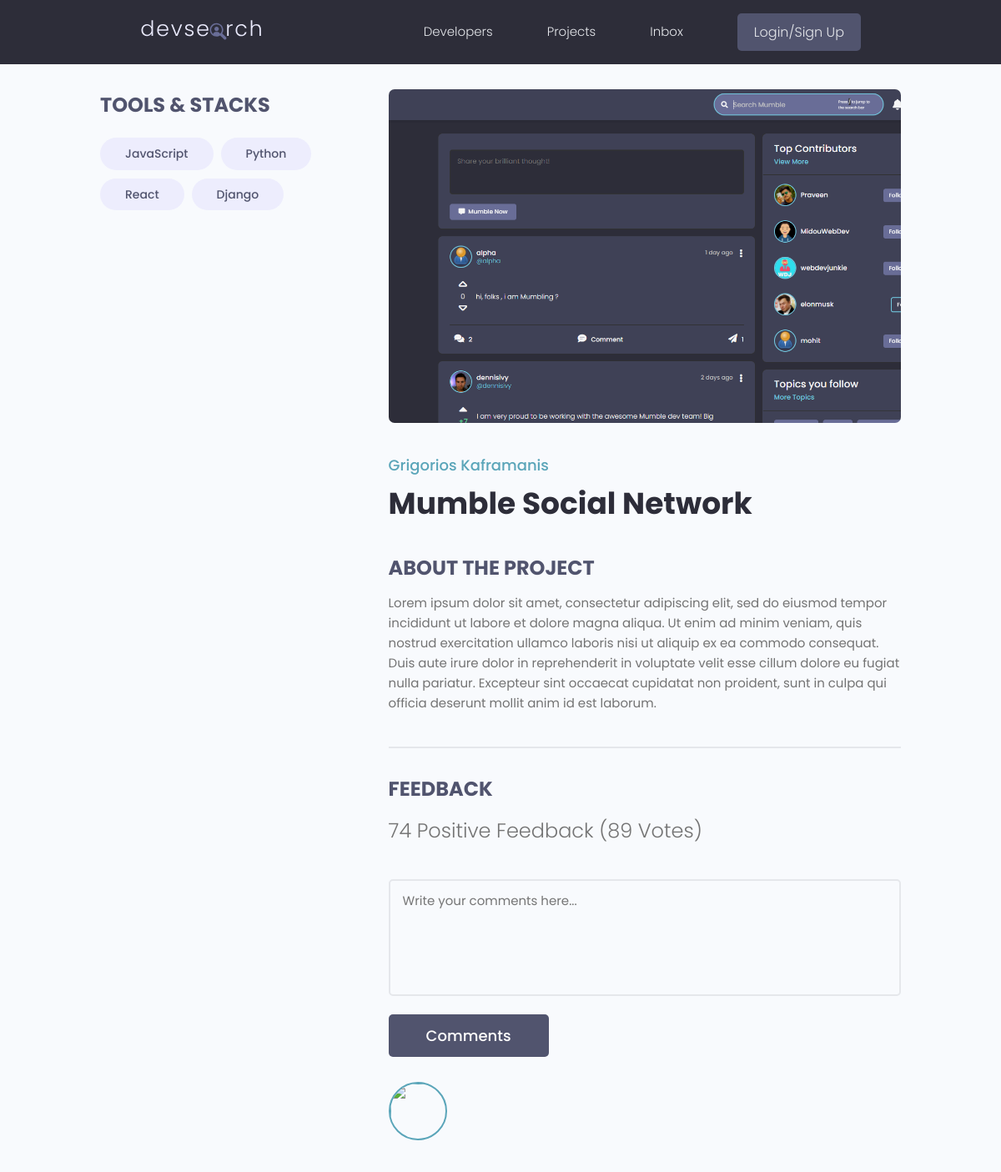
The app's page /projects/project/9ec316cd-4abd-421f-b24a-e842ff727b22/ with its own data.
### projects/models.py (models this page shows, shortened)
class Tag(models.Model):
    name = models.CharField(max_length=200)
    created = models.DateTimeField(auto_now_add=True)
    id = models.UUIDField(default=uuid.uuid4, unique=True, primary_key=True, editable=False)
    def __str__(self):
        return self.name

class Project(models.Model):
    owner = models.ForeignKey(Profile, null=True, blank=True, on_delete=models.SET_NULL)
    title = models.CharField(max_length=200)
    description = models.TextField(null=True, blank=True)
    featured_image = models.ImageField(null=True, blank=True, default="default.jpg")
    demo_link = models.CharField(max_length=2000, null=True, blank=True)
    source_link = models.CharField(max_length=2000, null=True, blank=True)
    tags = models.ManyToManyField("Tag", blank=True)
    vote_total = models.IntegerField(default=0, null=True, blank=True)
    vote_ratio = models.IntegerField(default=0, null=True, blank=True)
    created = models.DateTimeField(auto_now_add=True)
    id = models.UUIDField(default=uuid.uuid4, unique=True, primary_key=True, editable=False)

### users/models.py (models this page shows, shortened)
class Profile(models.Model):
    user = models.OneToOneField(User, on_delete=models.CASCADE, null=True, blank=True)
    name = models.CharField(max_length=200, blank=True, null=True)
    email = models.EmailField(max_length=500, blank=True, null=True)
    username = models.CharField(max_length=200, blank=True, null=True)
    location = models.CharField(max_length=200, blank=True, null=True)
    short_intro = models.CharField(max_length=200, blank=True, null=True)
    bio = models.TextField(blank=True, null=True)
    profile_image = models.ImageField(null=True, blank=True, upload_to="profiles/", default="profiles/user-default.png")
    social_github = models.CharField(max_length=200, blank=True, null=True)
    social_twitter = models.CharField(max_length=200, blank=True, null=True)
    social_linkedin = models.CharField(max_length=200, blank=True, null=True)
    social_facebook = models.CharField(max_length=200, blank=True, null=True)
    social_website = models.CharField(max_length=200, blank=True, null=True)
    created = models.DateTimeField(auto_now_add=True)
    id = models.UUIDField(default=uuid.uuid4, unique=True, primary_key=True, editable=False)

### projects/views.py (the view)
# urls.py: path("project/<str:pk>/", views.project, name="project"),
def project(request, pk):
    project_obj = Project.objects.get(id=pk)
    return render(request, "projects/single-project.html", {"project": project_obj})

### projects/templates/projects/single-project.html (shortened to what this page needs)
{% extends "base.html" %}
{% block content %}
  <main class="singleProject my-md">
    <div class="container">
      <div class="layout">
        <div class="column column--1of3">
          <h3 class="singleProject__subtitle">Tools & Stacks</h3>
          <div class="singleProject__toolStack">
            {% for tag in project.tags.all %}
              <span class="tag tag--pill tag--sub tag--lg">
              <small>{{ tag }}</small>
            </span>
            {% endfor %}
          </div>
        </div>
        <div class="column column--2of3">
          <img class="singleProject__preview" src="{{ project.featured_image.url }}" alt="portfolio thumbnail"/>
          <a href="{% url "user-profile" project.owner.id %}" class="singleProject__developer">{{ project.owner.name }}</a>
          <h2 class="singleProject__title">{{ project.title }}</h2>
          <h3 class="singleProject__subtitle">About the Project</h3>
          <div class="singleProject__info">
            {{ project.description }}
          </div>
          <div class="comments">
            <h3 class="singleProject__subtitle">Feedback</h3>
            <h5 class="project--rating">
              {{ project.vote_ratio }} Positive Feedback ({{ project.vote_total }} Vote{{ project.vote_total|pluralize:"s" }})
            </h5>
            <form class="form" action="#" method="POST">
              <div class="form__field">
                <textarea class="input input--textarea" name="message" id="formInput#textarea"
                          placeholder="Write your comments here..."></textarea>
              </div>
              <input class="btn btn--sub btn--lg" type="submit" value="Comments"/>
            </form>
            <div class="commentList">
              <div class="comment">
                <a href="">
                  <img class="avatar avatar--md"
                       src="" alt=""/>
                </a>
              </div>
            </div>
          </div>
        </div>
      </div>
    </div>
  </main>
{% endblock %}

### static/styles/app.css (style rules this page uses)
:root { --color-sub: #2d2d39; }
.btn--sub { background-color: var(--color-sub-light); }
img { width: 100%; }
.singleProject .column--1of3 { order: 2; }
@media screen and (min-width: 1081px) { .singleProject .column--1of3 { order: 1; } }
@media screen and (min-width: 1081px) { .singleProject .column--2of3 { order: 2; } }
.singleProject__toolStack { margin-top: 2rem; margin-bottom: 4rem; }
.singleProject__preview { height: 50vh; object-fit: cover; object-position: top center; margin-bottom: 3rem; border-radius: 0.7rem; }
.singleProject__developer { font-size: 1.8rem; font-weight: 500; }
.singleProject__title { font-size: 3.6rem; font-weight: 700; color: var(--color-sub); margin-bottom: 3rem; }
.project--rating { margin-bottom: 1.6em; margin-top: .5em; }
.singleProject__subtitle { text-transform: uppercase; font-size: 2.4rem; font-weight: 700; color: var(--color-sub-light); margin-bottom: 1rem; }
.comments { margin-top: 4rem; padding-top: 3rem; border-top: 2px solid var(--color-light); }
.commentList { margin: 3rem 0; }
.comment { display: flex; gap: 2rem; }

### static/uikit/styles/modules/_variables.css (style rules this page uses)
:root { --color-main: #5aa5b9; --color-main-light: #e6faff; --color-sub: #3f4156; --color-sub-light: #51546e; --color-sub-lighter: #ededfd; --color-text: #737373; --color-gray: #8b8b8b; --color-light: #e5e7eb; --color-light-gray: #767676; --color-bg: #f8fafd; --color-white: #fffefd; --color-white-light: #f3f3f3; --color-success: #359e64; --color-success-bg: #def8e8; --color-error: #fc4b0b; --color-error-bg: #fff2ee; --font-base: 'Poppins', arial, helvetica, 'Segoe UI', roboto, ubuntu, sans-serif; --font-monospace: 'Fira Code', 'Courier New', courier, monospace; --font-regular: 300; --font-medium: 500; --font-bold: 700; --generic-shadow: 1px 1px 5px #00000010; --generic-transition: all 0.3s ease-in-out; }

### static/uikit/styles/modules/_base.css (style rules this page uses)
* { margin: 0; padding: 0; box-sizing: border-box; text-rendering: optimizeLegibility; color: inherit; font-size: inherit; }
html { font-size: 50%; }
@media only screen and (min-width: 480px) { html { font-size: 56.25%; } }
@media only screen and (min-width: 1200px) { html { font-size: 62.5%; } }
body { line-height: 1.6; font-weight: 400; font-size: 1.5rem; color: var(--color-text); background-color: var(--color-bg); min-height: 100vh; }

### static/uikit/styles/modules/_typography.css (style rules this page uses)
* { font-family: var(--font-base); }
h2 { font-size: 3.6rem; font-weight: var(--font-bold); }
h3 { font-size: 3.2rem; font-weight: var(--font-medium); }
h5 { font-size: 2.4rem; font-weight: var(--font-medium); }
h5, h6 { font-weight: var(--font-regular); }
p, span, strong { font-size: 1.6rem; color: var(--color-text); font-weight: var(--font-regular); }
a { padding-bottom: 2px; text-decoration: none; display: inline-block; color: var(--color-main); font-weight: var(--font-medium); }

### static/uikit/styles/modules/_utilities.css (style rules this page uses)
.container { width: 92%; max-width: 165rem; margin: 0 auto; box-sizing: border-box; }
@media screen and (min-width: 1000px) { .container { width: 90%; } }
@media screen and (min-width: 1200px) { .container { width: 80%; } }
.my-md { margin: 3rem auto; }

### static/uikit/styles/modules/_avatar.css (style rules this page uses)
.avatar { border-radius: 50%; border: 2px solid var(--color-main); object-fit: cover; }
.avatar--md { height: 7rem; width: 7rem; }

### static/uikit/styles/modules/_button.css (style rules this page uses)
.btn { display: inline-block; position: relative; cursor: pointer; background-color: var(--color-light); font-weight: var(--font-medium); color: var(--color-sub); text-decoration: none; padding: 1rem 2rem; border-radius: 0.5rem; border: none; width: -webkit-fit-content; width: -moz-fit-content; width: fit-content; height: -webkit-fit-content; height: -moz-fit-content; height: fit-content; font-size: 1.6rem; outline-width: 0; outline-color: transparent; -webkit-backface-visibility: hidden; backface-visibility: hidden; transition: all 0.3s ease-in-out; }
.btn--sub { background-color: var(--color-sub); color: var(--color-white); }
.btn--lg { font-size: 1.8rem; padding: 1.2rem 4.5rem; }

### static/uikit/styles/modules/_form.css (style rules this page uses)
.form { display: block; }
.form__field { margin-top: 1.5rem; margin-bottom: 1.5rem; }
input.input[type='text'], input.input[type='email'], input.input[type='password'], input.input[type='number'], textarea.input { min-width: 24rem; width: 100%; padding: 1.2rem 1.5rem; border-radius: 0.5rem; border: 2px solid var(--color-light); transition: all 0.3s ease-in-out; background-color: var(--color-bg); }
.input--textarea { width: 100%; min-height: 14rem; resize: none; }

### static/uikit/styles/modules/_layout.css (style rules this page uses)
.layout { display: flex; flex-flow: row wrap; justify-content: space-between; }
.layout > .column { margin-bottom: 3rem; }
.layout > .column.column--1of3 { flex-basis: 30%; }
.layout > .column.column--2of3 { flex-basis: 64%; }

### records on screen
Tag: name "JavaScript"
Tag: name "Python"
Tag: name "React"
Tag: name "Django"
Project: featured_image (picture), owner.name "Grigorios Kaframanis", title "Mumble Social Network", description "Lorem ipsum dolor sit amet, consectetur adipiscing elit, sed do eiusmod tempor incididunt ut labore et dolore magna aliqua. Ut enim ad minim veniam, quis nostrud exercitation ullamco laboris nisi ut aliquip ex ea commodo consequat. Duis aute irure dolor in reprehenderit in voluptate velit esse cillum dolore eu fugiat nulla pariatur. Excepteur sint occaecat cupidatat non proident, sunt in culpa qui officia deserunt mollit anim id est laborum.", vote_ratio "74", vote_total "89"
